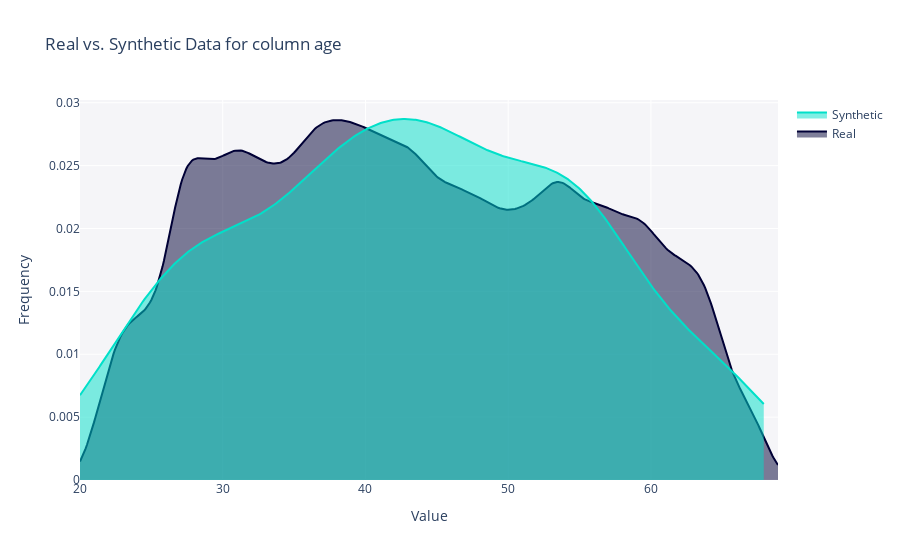

Source (notebook cell):
### Markdown cell above
### Distribution comparison

### Code cell
from sdmetrics.reports.utils import get_column_plot

fig = get_column_plot(
    real_data=data,
    synthetic_data=new_data,
    metadata=model.get_metadata().to_dict(),
    column_name='age'
)

fig.show()

### Figure 1 — Plotly figure (JSON) as saved in the notebook; plotly's stock layout.template omitted (floating-point values rounded to 4 significant figures; data arrays with more than 128 entries replaced by an {"elided": "..."} marker saying what was removed)
{"data": [{"fill": "tozeroy", "hovertemplate": "<b>Real</b><br>Value: %{x}<br>Frequency: %{y}<extra></extra>", "legendgroup": "Real", "marker": {"color": "#000036"}, "mode": "lines", "name": "Real", "showlegend": true, "type": "scatter", "x": {"elided": "500 float values"}, "xaxis": "x", "y": {"elided": "500 float values"}, "yaxis": "y"}, {"fill": "tozeroy", "hovertemplate": "<b>Synthetic</b><br>Value: %{x}<br>Frequency: %{y}<extra></extra>", "legendgroup": "Synthetic", "marker": {"color": "#01E0C9"}, "mode": "lines", "name": "Synthetic", "showlegend": true, "type": "scatter", "x": {"elided": "500 float values"}, "xaxis": "x", "y": {"elided": "500 float values"}, "yaxis": "y"}], "layout": {"barmode": "overlay", "hovermode": "closest", "legend": {"traceorder": "reversed"}, "plot_bgcolor": "#F5F5F8", "title": {"text": "Real vs. Synthetic Data for column age"}, "xaxis": {"anchor": "y2", "domain": [0, 1], "title": {"text": "Value"}, "zeroline": false}, "yaxis": {"anchor": "free", "domain": [0, 1], "position": 0, "title": {"text": "Frequency"}}}}
